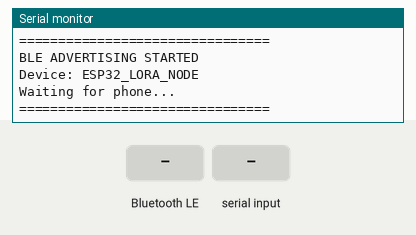
This sketch was run on a simulated ESP32. On the bench: the last lines printed to the serial monitor. The test bench sets the inputs (shaded band). Nothing arrives over Bluetooth unless stated; a phone connects over Bluetooth LE 3 s after start.

Above: at 1.7 s.
1.8 s: Bluetooth LE write "LOC," received
At 3.0 s:
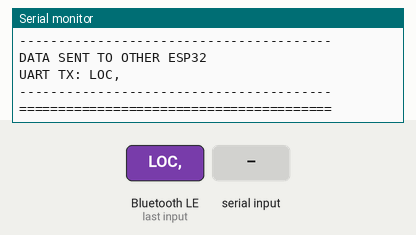
3.3 s: "LOC,\n" received over Serial
4.8 s: "LOC,\n" received over the second serial link
At 6.0 s:
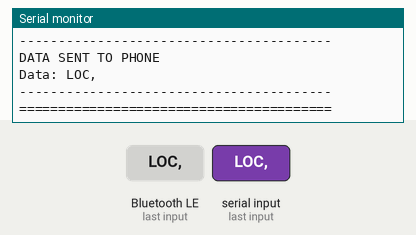
6.3 s: Bluetooth LE write "1" received
At 7.5 s:
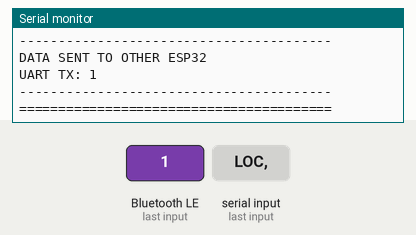
7.8 s: "1\n" received over Serial
At 9.0 s:
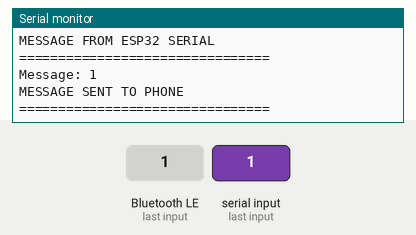
9.3 s: "1\n" received over the second serial link
At 10.7 s:
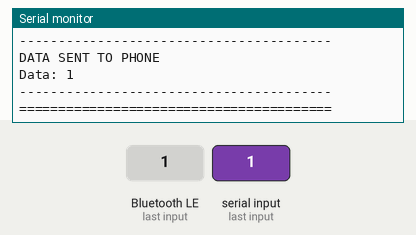

Measured:
- after the input at 1.8 s, the serial monitor: prints a new line at once (image 1)
- after the input at 4.8 s, the serial monitor: prints a new line at once (image 2)
- after the input at 6.3 s, the serial monitor: prints a new line at once (image 3)
- after the input at 7.8 s, the serial monitor: prints a new line at once (image 4)
- after the input at 9.3 s, the serial monitor: prints a new line at once (image 5)

The sketch:

LoRa_Checking_BLE_btw_2nodes.ino
```cpp
#include <BLEDevice.h>
#include <BLEServer.h>
#include <BLEUtils.h>
#include <BLE2902.h>

// ============================================================
// BLE UUIDs
// ============================================================

#define SERVICE_UUID       "6E400001-B5A3-F393-E0A9-E50E24DCCA9E"
#define RX_CHARACTERISTIC  "6E400002-B5A3-F393-E0A9-E50E24DCCA9E"
#define TX_CHARACTERISTIC  "6E400003-B5A3-F393-E0A9-E50E24DCCA9E"

// ============================================================
// UART
//
// Temporary replacement for LoRa.
//
// ESP32 #1 TX GPIO17 -> ESP32 #2 RX GPIO16
// ESP32 #1 RX GPIO16 <- ESP32 #2 TX GPIO17
// GND <--------------> GND
// ============================================================

#define UART_RX_PIN 16
#define UART_TX_PIN 17

#define UART_BAUD 115200

// ============================================================
// GLOBALS
// ============================================================

BLECharacteristic *txCharacteristic = nullptr;

bool deviceConnected = false;

// UART receive buffer
String uartReceiveBuffer = "";

// ============================================================
// SEND DATA TO PHONE
// ============================================================

void sendToPhone(String message)
{
  message.trim();

  if (message.length() == 0)
  {
    return;
  }

  if (!deviceConnected)
  {
    Serial.println();
    Serial.println("PHONE NOT CONNECTED");
    Serial.println("Data NOT sent to phone");

    return;
  }

  txCharacteristic->setValue(
      message.c_str()
  );

  txCharacteristic->notify();

  Serial.println();
  Serial.println("----------------------------------------");
  Serial.println("DATA SENT TO PHONE");
  Serial.print("Data: ");
  Serial.println(message);
  Serial.println("----------------------------------------");
}

// ============================================================
// SEND DATA TO OTHER ESP32
// ============================================================

void sendToOtherESP32(String message)
{
  message.trim();

  if (message.length() == 0)
  {
    return;
  }

  Serial2.println(message);

  Serial.println();
  Serial.println("----------------------------------------");
  Serial.println("DATA SENT TO OTHER ESP32");
  Serial.print("UART TX: ");
  Serial.println(message);
  Serial.println("----------------------------------------");
}

// ============================================================
// SERVER CALLBACKS
// ============================================================

class ServerCallbacks : public BLEServerCallbacks
{
  void onConnect(BLEServer *server)
  {
    deviceConnected = true;

    Serial.println();
    Serial.println("================================");
    Serial.println("PHONE CONNECTED");
    Serial.println("================================");
  }

  void onDisconnect(BLEServer *server)
  {
    deviceConnected = false;

    Serial.println();
    Serial.println("================================");
    Serial.println("PHONE DISCONNECTED");
    Serial.println("================================");

    delay(500);

    server->startAdvertising();

    Serial.println("BLE advertising restarted");
  }
};

// ============================================================
// PHONE -> ESP32
// ============================================================

class RxCallbacks : public BLECharacteristicCallbacks
{
  void onWrite(BLECharacteristic *characteristic)
  {
    String message = characteristic->getValue();

    if (message.length() == 0)
    {
      return;
    }

    message.trim();

    Serial.println();
    Serial.println("========================================");
    Serial.println("DATA RECEIVED FROM PHONE");
    Serial.println("================================");

    Serial.print("BLE RX: ");
    Serial.println(message);

    // ========================================================
    // LOCATION PACKET
    //
    // LOC,DeviceID,Latitude,Longitude,Timestamp,Battery
    // ========================================================

    if (message.startsWith("LOC,"))
    {
      Serial.println();
      Serial.println("LOCATION PACKET DETECTED");

      Serial.println("----------------------------------------");

      int firstComma =
          message.indexOf(',');

      int secondComma =
          message.indexOf(
              ',',
              firstComma + 1
          );

      int thirdComma =
          message.indexOf(
              ',',
              secondComma + 1
          );

      int fourthComma =
          message.indexOf(
              ',',
              thirdComma + 1
          );

      int fifthComma =
          message.indexOf(
              ',',
              fourthComma + 1
          );

      if (firstComma > 0 &&
          secondComma > firstComma &&
          thirdComma > secondComma &&
          fourthComma > thirdComma &&
          fifthComma > fourthComma)
      {
        String deviceId =
            message.substring(
                firstComma + 1,
                secondComma
            );

        String latitude =
            message.substring(
                secondComma + 1,
                thirdComma
            );

        String longitude =
            message.substring(
                thirdComma + 1,
                fourthComma
            );

        String timestamp =
            message.substring(
                fourthComma + 1,
                fifthComma
            );

        String battery =
            message.substring(
                fifthComma + 1
            );

        Serial.print("Device ID : ");
        Serial.println(deviceId);

        Serial.print("Latitude  : ");
        Serial.println(latitude);

        Serial.print("Longitude : ");
        Serial.println(longitude);

        Serial.print("Timestamp : ");
        Serial.println(timestamp);

        Serial.print("Battery   : ");
        Serial.print(battery);
        Serial.println("%");

        Serial.println("----------------------------------------");
        Serial.println("LOCATION DATA RECEIVED SUCCESSFULLY");
      }
      else
      {
        Serial.println("----------------------------------------");
        Serial.println("INVALID LOCATION PACKET");
      }
    }
    else
    {
      // ======================================================
      // NORMAL TEXT MESSAGE
      // ======================================================

      Serial.println();
      Serial.println("NORMAL TEXT MESSAGE");
      Serial.println("----------------------------------------");
      Serial.println(message);
    }

    // ========================================================
    // IMPORTANT
    //
    // Forward EVERYTHING received from the phone to the
    // second ESP32 through UART.
    //
    // This is our temporary replacement for LoRa TX.
    // ========================================================

    sendToOtherESP32(message);

    Serial.println("========================================");
  }
};

// ============================================================
// SETUP
// ============================================================

void setup()
{
  Serial.begin(115200);

  delay(500);

  // ==========================================================
  // START UART BETWEEN ESP32s
  // ==========================================================

  Serial2.begin(
      UART_BAUD,
      SERIAL_8N1,
      UART_RX_PIN,
      UART_TX_PIN
  );

  Serial.println();
  Serial.println("================================");
  Serial.println("ESP32 LORA TRACKER");
  Serial.println("BLE + UART TEST MODE");
  Serial.println("================================");

  Serial.println();
  Serial.println("UART CONFIGURATION");
  Serial.println("--------------------------------");
  Serial.print("RX GPIO : ");
  Serial.println(UART_RX_PIN);
  Serial.print("TX GPIO : ");
  Serial.println(UART_TX_PIN);
  Serial.print("BAUD    : ");
  Serial.println(UART_BAUD);
  Serial.println("--------------------------------");

  // ----------------------------------------------------------
  // Initialize BLE
  // ----------------------------------------------------------

  BLEDevice::init("ESP32_LORA_NODE3");

  // ----------------------------------------------------------
  // Create BLE server
  // ----------------------------------------------------------

  BLEServer *server =
      BLEDevice::createServer();

  server->setCallbacks(
      new ServerCallbacks()
  );

  // ----------------------------------------------------------
  // Create BLE service
  // ----------------------------------------------------------

  BLEService *service =
      server->createService(
          SERVICE_UUID
      );

  // ==========================================================
  // ESP32 -> PHONE
  // TX CHARACTERISTIC
  // ==========================================================

  txCharacteristic =
      service->createCharacteristic(
          TX_CHARACTERISTIC,
          BLECharacteristic::PROPERTY_NOTIFY
      );

  txCharacteristic->addDescriptor(
      new BLE2902()
  );

  // ==========================================================
  // PHONE -> ESP32
  // RX CHARACTERISTIC
  // ==========================================================

  BLECharacteristic *rxCharacteristic =
      service->createCharacteristic(
          RX_CHARACTERISTIC,
          BLECharacteristic::PROPERTY_WRITE |
          BLECharacteristic::PROPERTY_WRITE_NR
      );

  rxCharacteristic->setCallbacks(
      new RxCallbacks()
  );

  // ----------------------------------------------------------
  // Start BLE service
  // ----------------------------------------------------------

  service->start();

  // ----------------------------------------------------------
  // BLE advertising
  // ----------------------------------------------------------

  BLEAdvertising *advertising =
      BLEDevice::getAdvertising();

  advertising->addServiceUUID(
      SERVICE_UUID
  );

  advertising->setScanResponse(true);

  BLEDevice::startAdvertising();

  Serial.println();
  Serial.println("================================");
  Serial.println("BLE ADVERTISING STARTED");
  Serial.println("Device: ESP32_LORA_NODE");
  Serial.println("Waiting for phone...");
  Serial.println("================================");
}

// ============================================================
// UART RECEIVE FROM OTHER ESP32
// ============================================================

void handleUART()
{
  while (Serial2.available())
  {
    char incoming =
        Serial2.read();

    // --------------------------------------------------------
    // Ignore carriage return
    // --------------------------------------------------------

    if (incoming == '\r')
    {
      continue;
    }

    // --------------------------------------------------------
    // New line = complete message
    // --------------------------------------------------------

    if (incoming == '\n')
    {
      uartReceiveBuffer.trim();

      if (uartReceiveBuffer.length() > 0)
      {
        String message =
            uartReceiveBuffer;

        uartReceiveBuffer = "";

        Serial.println();
        Serial.println("========================================");
        Serial.println("DATA RECEIVED FROM OTHER ESP32");
        Serial.println("================================");

        Serial.print("UART RX: ");
        Serial.println(message);

        // ====================================================
        // LOCATION PACKET
        // ====================================================

        if (message.startsWith("LOC,"))
        {
          Serial.println();
          Serial.println("LOCATION PACKET FROM OTHER ESP32");

          Serial.println("----------------------------------------");

          int firstComma =
              message.indexOf(',');

          int secondComma =
              message.indexOf(
                  ',',
                  firstComma + 1
              );

          int thirdComma =
              message.indexOf(
                  ',',
                  secondComma + 1
              );

          int fourthComma =
              message.indexOf(
                  ',',
                  thirdComma + 1
              );

          int fifthComma =
              message.indexOf(
                  ',',
                  fourthComma + 1
              );

          if (firstComma > 0 &&
              secondComma > firstComma &&
              thirdComma > secondComma &&
              fourthComma > thirdComma &&
              fifthComma > fourthComma)
          {
            String deviceId =
                message.substring(
                    firstComma + 1,
                    secondComma
                );

            String latitude =
                message.substring(
                    secondComma + 1,
                    thirdComma
                );

            String longitude =
                message.substring(
                    thirdComma + 1,
                    fourthComma
                );

            String timestamp =
                message.substring(
                    fourthComma + 1,
                    fifthComma
                );

            String battery =
                message.substring(
                    fifthComma + 1
                );

            Serial.print("Device ID : ");
            Serial.println(deviceId);

            Serial.print("Latitude  : ");
            Serial.println(latitude);

            Serial.print("Longitude : ");
            Serial.println(longitude);

            Serial.print("Timestamp : ");
            Serial.println(timestamp);

            Serial.print("Battery   : ");
            Serial.print(battery);
            Serial.println("%");

            Serial.println("----------------------------------------");
            Serial.println("LOCATION DATA RECEIVED FROM NODE");
          }
          else
          {
            Serial.println("----------------------------------------");
            Serial.println("INVALID LOCATION PACKET");
          }
        }
        else
        {
          // ==================================================
          // NORMAL TEXT MESSAGE
          // ==================================================

          Serial.println();
          Serial.println("NORMAL TEXT MESSAGE FROM NODE");
          Serial.println("----------------------------------------");
          Serial.println(message);
        }

        // ====================================================
        // UART RX -> BLE TX
        //
        // Send received data to the phone connected to this
        // ESP32.
        // ====================================================

        sendToPhone(message);

        Serial.println("========================================");
      }
    }
    else
    {
      // ------------------------------------------------------
      // Add character to buffer
      // ------------------------------------------------------

      uartReceiveBuffer += incoming;

      // ------------------------------------------------------
      // Safety limit
      // ------------------------------------------------------

      if (uartReceiveBuffer.length() > 512)
      {
        Serial.println();
        Serial.println("UART BUFFER OVERFLOW");
        Serial.println("Clearing buffer");

        uartReceiveBuffer = "";
      }
    }
  }
}

// ============================================================
// LOOP
// ============================================================

void loop()
{
  // ==========================================================
  // OTHER ESP32 -> THIS ESP32
  // UART RECEIVE
  // ==========================================================

  handleUART();

  // ==========================================================
  // SERIAL MONITOR -> PHONE
  //
  // Existing functionality preserved.
  //
  // If you type something into Serial Monitor, it will be
  // sent directly to the connected phone.
  // ==========================================================

  if (Serial.available())
  {
    String message =
        Serial.readStringUntil('\n');

    message.trim();

    if (message.length() == 0)
    {
      return;
    }

    Serial.println();
    Serial.println("================================");
    Serial.println("MESSAGE FROM ESP32 SERIAL");
    Serial.println("================================");

    Serial.print("Message: ");
    Serial.println(message);

    // --------------------------------------------------------
    // Send to Flutter only when phone is connected
    // --------------------------------------------------------

    if (deviceConnected)
    {
      txCharacteristic->setValue(
          message.c_str()
      );

      txCharacteristic->notify();

      Serial.println();
      Serial.println("MESSAGE SENT TO PHONE");
      Serial.println("================================");
    }
    else
    {
      Serial.println();
      Serial.println("PHONE NOT CONNECTED");
      Serial.println("Message NOT sent");
      Serial.println("================================");
    }
  }

  delay(10);
}
```
